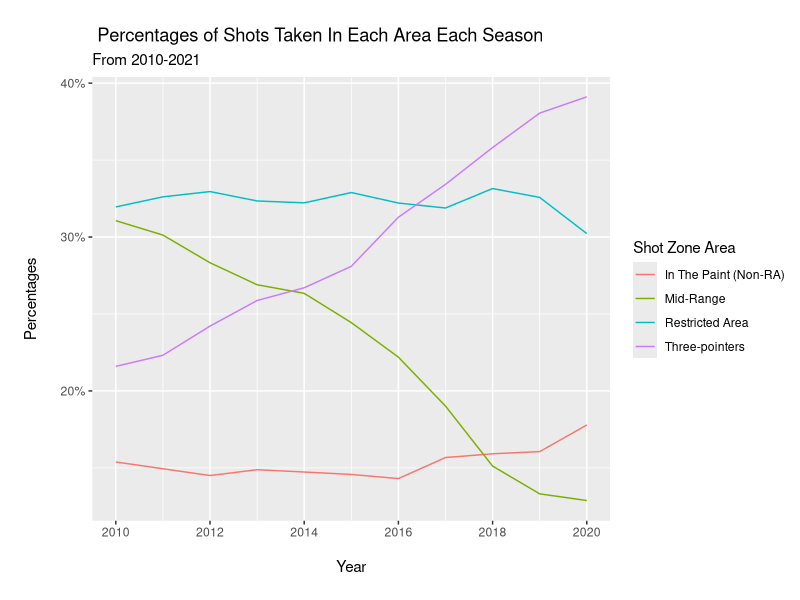

The R source for this figure:
## ---- chunk 1
knitr::opts_chunk$set(echo = TRUE, fig.align="center")
library(tidyverse)
library(dplyr)
library(tidyr)
library(kableExtra)
## ---- chunk 2
stat_names <- c("In The Paint (Non-RA)", "Mid-Range", "Restricted Area", "Three-pointers")

season_zones_table <- read.csv("Data/season_zones_table.csv") %>%
  select(-c(X))
for(i in 1:4){
  names(season_zones_table)[names(season_zones_table) == names(season_zones_table)[i + 1]] <- stat_names[i]
}
season_zones_table %>%
  mutate(
    across(c(2:5), .fns = ~./total)
  ) %>%
  select(-c(total)) %>%
  pivot_longer(
    cols = 2:5,
    names_to = "shot_zone",
    values_to = "percentage",
  ) %>%
  rowwise() %>%
  mutate(year = as.numeric(strsplit(season, "-")[[1]][1])) %>%
  ggplot(mapping = aes(x = year, y = percentage, color = shot_zone)) +
  geom_line() + 
  scale_y_continuous(labels = scales::percent) +
  scale_x_continuous(breaks = c(2010, 2012, 2014, 2016, 2018, 2020)) + 
  labs(
    title = "\n Percentages of Shots Taken In Each Area Each Season",
    subtitle = "From 2010-2021",
    color = "Shot Zone Area",
    y = "\nPercentages\n",
    x = "\nYear\n"
  )
## ---- chunk 3
season_zones_table %>% 
  rename(Season = season) %>%
  kable()
